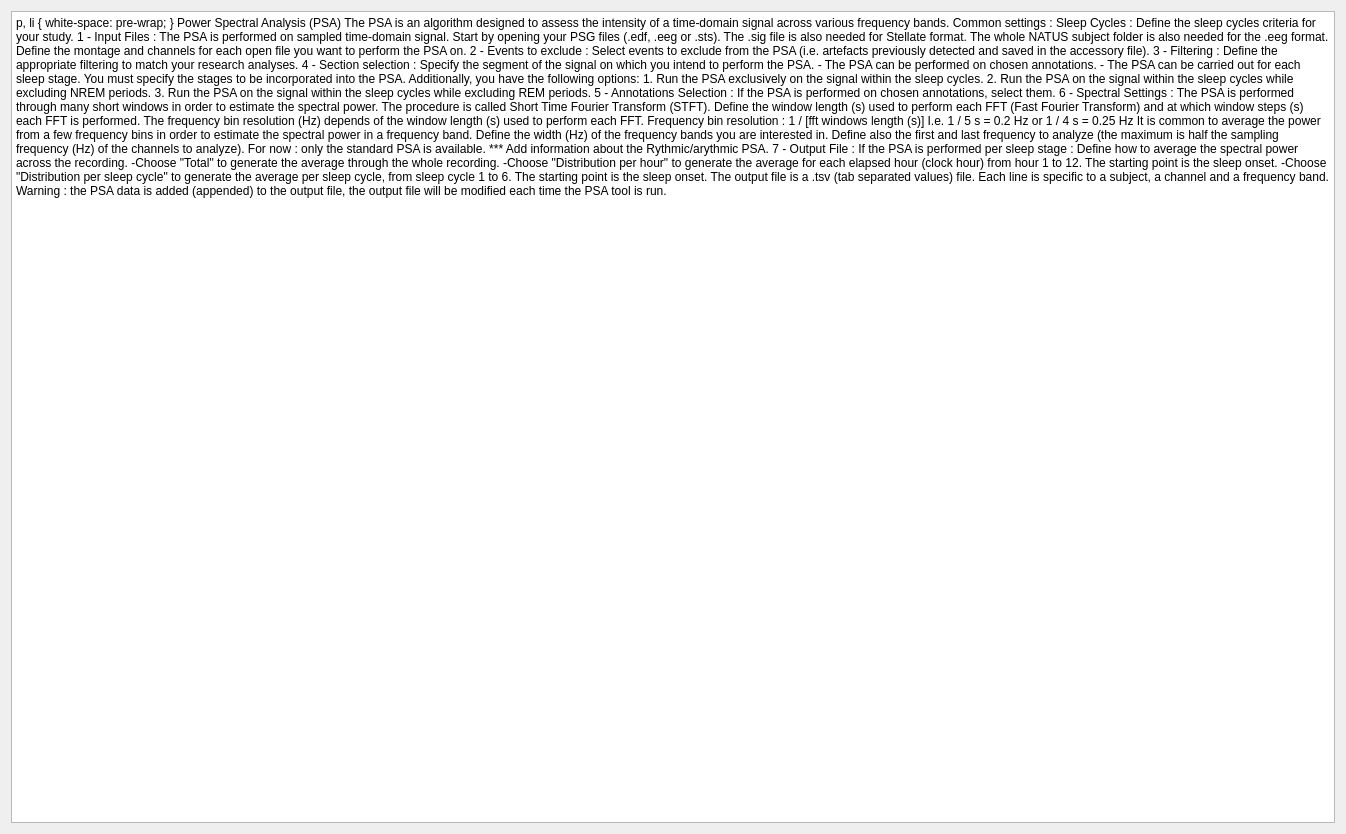
<?xml version="1.0" encoding="UTF-8"?>
<ui version="4.0">
 <class>IntroStep</class>
 <widget class="QWidget" name="IntroStep">
  <property name="geometry">
   <rect>
    <x>0</x>
    <y>0</y>
    <width>1346</width>
    <height>834</height>
   </rect>
  </property>
  <property name="windowTitle">
   <string/>
  </property>
  <property name="styleSheet">
   <string>font: 12pt &quot;Roboto&quot;;</string>
  </property>
  <layout class="QVBoxLayout" name="verticalLayout">
   <property name="spacing">
    <number>25</number>
   </property>
   <item>
    <widget class="QTextBrowser" name="textBrowser">
     <property name="html">
      <string>&lt;!DOCTYPE HTML PUBLIC &quot;-//W3C//DTD HTML 4.0//EN&quot; &quot;http://www.w3.org/TR/REC-html40/strict.dtd&quot;&gt;
&lt;html&gt;&lt;head&gt;&lt;meta name=&quot;qrichtext&quot; content=&quot;1&quot; /&gt;&lt;style type=&quot;text/css&quot;&gt;
p, li { white-space: pre-wrap; }
&lt;/style&gt;&lt;/head&gt;&lt;body style=&quot; font-family:'Roboto'; font-size:12pt; font-weight:400; font-style:normal;&quot;&gt;
&lt;p style=&quot;-qt-paragraph-type:empty; margin-top:0px; margin-bottom:0px; margin-left:0px; margin-right:0px; -qt-block-indent:0; text-indent:0px;&quot;&gt;&lt;br /&gt;&lt;/p&gt;
&lt;p style=&quot; margin-top:0px; margin-bottom:0px; margin-left:0px; margin-right:0px; -qt-block-indent:0; text-indent:0px;&quot;&gt;&lt;span style=&quot; font-weight:600;&quot;&gt;Power Spectral Analysis (PSA)&lt;/span&gt;&lt;/p&gt;
&lt;p style=&quot;-qt-paragraph-type:empty; margin-top:0px; margin-bottom:0px; margin-left:0px; margin-right:0px; -qt-block-indent:0; text-indent:0px; font-weight:600;&quot;&gt;&lt;br /&gt;&lt;/p&gt;
&lt;p style=&quot; margin-top:0px; margin-bottom:0px; margin-left:0px; margin-right:0px; -qt-block-indent:0; text-indent:0px;&quot;&gt;The PSA is an algorithm designed to assess the intensity of a time-domain signal across various frequency bands.&lt;/p&gt;
&lt;p style=&quot;-qt-paragraph-type:empty; margin-top:0px; margin-bottom:0px; margin-left:0px; margin-right:0px; -qt-block-indent:0; text-indent:0px;&quot;&gt;&lt;br /&gt;&lt;/p&gt;
&lt;p style=&quot; margin-top:0px; margin-bottom:0px; margin-left:0px; margin-right:0px; -qt-block-indent:0; text-indent:0px;&quot;&gt;Common settings : &lt;/p&gt;
&lt;p style=&quot; margin-top:0px; margin-bottom:0px; margin-left:0px; margin-right:0px; -qt-block-indent:0; text-indent:0px;&quot;&gt;    Sleep Cycles : Define the sleep cycles criteria for your study. &lt;/p&gt;
&lt;p style=&quot;-qt-paragraph-type:empty; margin-top:0px; margin-bottom:0px; margin-left:0px; margin-right:0px; -qt-block-indent:0; text-indent:0px;&quot;&gt;&lt;br /&gt;&lt;/p&gt;
&lt;p style=&quot; margin-top:0px; margin-bottom:0px; margin-left:0px; margin-right:0px; -qt-block-indent:0; text-indent:0px;&quot;&gt;&lt;span style=&quot; text-decoration: underline;&quot;&gt;1 - Input Files :&lt;/span&gt;&lt;/p&gt;
&lt;p style=&quot; margin-top:0px; margin-bottom:0px; margin-left:0px; margin-right:0px; -qt-block-indent:0; text-indent:0px;&quot;&gt;    The PSA is performed on sampled time-domain signal.  Start by opening your PSG files (.edf, .eeg or .sts).  &lt;/p&gt;
&lt;p style=&quot; margin-top:0px; margin-bottom:0px; margin-left:0px; margin-right:0px; -qt-block-indent:0; text-indent:0px;&quot;&gt;    The .sig file is also needed for Stellate format.  The whole NATUS subject folder is also needed for the .eeg format.  &lt;/p&gt;
&lt;p style=&quot; margin-top:0px; margin-bottom:0px; margin-left:0px; margin-right:0px; -qt-block-indent:0; text-indent:0px;&quot;&gt;    Define the montage and channels for each open file you want to perform the PSA on.&lt;/p&gt;
&lt;p style=&quot;-qt-paragraph-type:empty; margin-top:0px; margin-bottom:0px; margin-left:0px; margin-right:0px; -qt-block-indent:0; text-indent:0px;&quot;&gt;&lt;br /&gt;&lt;/p&gt;
&lt;p style=&quot; margin-top:0px; margin-bottom:0px; margin-left:0px; margin-right:0px; -qt-block-indent:0; text-indent:0px;&quot;&gt;&lt;span style=&quot; text-decoration: underline;&quot;&gt;2 - Events to exclude :&lt;/span&gt;&lt;/p&gt;
&lt;p style=&quot; margin-top:0px; margin-bottom:0px; margin-left:0px; margin-right:0px; -qt-block-indent:0; text-indent:0px;&quot;&gt;    Select events to exclude from the PSA (i.e. artefacts previously detected and saved in the accessory file).&lt;/p&gt;
&lt;p style=&quot;-qt-paragraph-type:empty; margin-top:0px; margin-bottom:0px; margin-left:0px; margin-right:0px; -qt-block-indent:0; text-indent:0px;&quot;&gt;&lt;br /&gt;&lt;/p&gt;
&lt;p style=&quot; margin-top:0px; margin-bottom:0px; margin-left:0px; margin-right:0px; -qt-block-indent:0; text-indent:0px;&quot;&gt;&lt;span style=&quot; text-decoration: underline;&quot;&gt;3 - Filtering :&lt;/span&gt; &lt;/p&gt;
&lt;p style=&quot; margin-top:0px; margin-bottom:0px; margin-left:0px; margin-right:0px; -qt-block-indent:0; text-indent:0px;&quot;&gt;    Define the appropriate filtering to match your research analyses.&lt;/p&gt;
&lt;p style=&quot;-qt-paragraph-type:empty; margin-top:0px; margin-bottom:0px; margin-left:0px; margin-right:0px; -qt-block-indent:0; text-indent:0px;&quot;&gt;&lt;br /&gt;&lt;/p&gt;
&lt;p style=&quot; margin-top:0px; margin-bottom:0px; margin-left:0px; margin-right:0px; -qt-block-indent:0; text-indent:0px;&quot;&gt;&lt;span style=&quot; text-decoration: underline;&quot;&gt;4 - Section selection :&lt;/span&gt; &lt;/p&gt;
&lt;p style=&quot; margin-top:0px; margin-bottom:0px; margin-left:0px; margin-right:0px; -qt-block-indent:0; text-indent:0px;&quot;&gt;    Specify the segment of the signal on which you intend to perform the PSA.&lt;/p&gt;
&lt;p style=&quot; margin-top:0px; margin-bottom:0px; margin-left:0px; margin-right:0px; -qt-block-indent:0; text-indent:0px;&quot;&gt;        - The PSA can be performed on chosen annotations.&lt;/p&gt;
&lt;p style=&quot; margin-top:0px; margin-bottom:0px; margin-left:0px; margin-right:0px; -qt-block-indent:0; text-indent:0px;&quot;&gt;        - The PSA can be carried out for each sleep stage. You must specify the stages to be incorporated into the PSA.&lt;/p&gt;
&lt;p style=&quot; margin-top:0px; margin-bottom:0px; margin-left:0px; margin-right:0px; -qt-block-indent:0; text-indent:0px;&quot;&gt;    Additionally, you have the following options:&lt;/p&gt;
&lt;p style=&quot; margin-top:0px; margin-bottom:0px; margin-left:0px; margin-right:0px; -qt-block-indent:0; text-indent:0px;&quot;&gt;        1. Run the PSA exclusively on the signal within the sleep cycles.&lt;/p&gt;
&lt;p style=&quot; margin-top:0px; margin-bottom:0px; margin-left:0px; margin-right:0px; -qt-block-indent:0; text-indent:0px;&quot;&gt;        2. Run the PSA on the signal within the sleep cycles while excluding NREM periods.&lt;/p&gt;
&lt;p style=&quot; margin-top:0px; margin-bottom:0px; margin-left:0px; margin-right:0px; -qt-block-indent:0; text-indent:0px;&quot;&gt;        3. Run the PSA on the signal within the sleep cycles while excluding REM periods.&lt;/p&gt;
&lt;p style=&quot;-qt-paragraph-type:empty; margin-top:0px; margin-bottom:0px; margin-left:0px; margin-right:0px; -qt-block-indent:0; text-indent:0px;&quot;&gt;&lt;br /&gt;&lt;/p&gt;
&lt;p style=&quot; margin-top:0px; margin-bottom:0px; margin-left:0px; margin-right:0px; -qt-block-indent:0; text-indent:0px;&quot;&gt;&lt;span style=&quot; text-decoration: underline;&quot;&gt;5 - Annotations Selection : &lt;/span&gt;&lt;/p&gt;
&lt;p style=&quot; margin-top:0px; margin-bottom:0px; margin-left:0px; margin-right:0px; -qt-block-indent:0; text-indent:0px;&quot;&gt;    If the PSA is performed on chosen annotations, select them.&lt;/p&gt;
&lt;p style=&quot;-qt-paragraph-type:empty; margin-top:0px; margin-bottom:0px; margin-left:0px; margin-right:0px; -qt-block-indent:0; text-indent:0px;&quot;&gt;&lt;br /&gt;&lt;/p&gt;
&lt;p style=&quot; margin-top:0px; margin-bottom:0px; margin-left:0px; margin-right:0px; -qt-block-indent:0; text-indent:0px;&quot;&gt;&lt;span style=&quot; text-decoration: underline;&quot;&gt;6 - Spectral Settings :&lt;/span&gt;&lt;/p&gt;
&lt;p style=&quot; margin-top:0px; margin-bottom:0px; margin-left:0px; margin-right:0px; -qt-block-indent:0; text-indent:0px;&quot;&gt;    The PSA is performed through many short windows in order to estimate the spectral power.  The procedure is called Short Time Fourier Transform (STFT).&lt;/p&gt;
&lt;p style=&quot; margin-top:0px; margin-bottom:0px; margin-left:0px; margin-right:0px; -qt-block-indent:0; text-indent:0px;&quot;&gt;    Define the window length (s) used to perform each FFT (Fast Fourier Transform) and at which window steps (s) each FFT is performed.&lt;/p&gt;
&lt;p style=&quot; margin-top:0px; margin-bottom:0px; margin-left:0px; margin-right:0px; -qt-block-indent:0; text-indent:0px;&quot;&gt;    The frequency bin resolution (Hz) depends of the window length (s) used to perform each FFT.&lt;/p&gt;
&lt;p style=&quot; margin-top:0px; margin-bottom:0px; margin-left:0px; margin-right:0px; -qt-block-indent:0; text-indent:0px;&quot;&gt;    Frequency bin resolution : 1 / [fft windows length (s)]&lt;/p&gt;
&lt;p style=&quot; margin-top:0px; margin-bottom:0px; margin-left:0px; margin-right:0px; -qt-block-indent:0; text-indent:0px;&quot;&gt;        I.e. 1 / 5 s = 0.2 Hz or 1 / 4 s = 0.25 Hz&lt;/p&gt;
&lt;p style=&quot;-qt-paragraph-type:empty; margin-top:0px; margin-bottom:0px; margin-left:0px; margin-right:0px; -qt-block-indent:0; text-indent:0px;&quot;&gt;&lt;br /&gt;&lt;/p&gt;
&lt;p style=&quot; margin-top:0px; margin-bottom:0px; margin-left:0px; margin-right:0px; -qt-block-indent:0; text-indent:0px;&quot;&gt;    It is common to average the power from a few frequency bins in order to estimate the spectral power in a frequency band.&lt;/p&gt;
&lt;p style=&quot; margin-top:0px; margin-bottom:0px; margin-left:0px; margin-right:0px; -qt-block-indent:0; text-indent:0px;&quot;&gt;    Define the width (Hz) of the frequency bands you are interested in. &lt;/p&gt;
&lt;p style=&quot; margin-top:0px; margin-bottom:0px; margin-left:0px; margin-right:0px; -qt-block-indent:0; text-indent:0px;&quot;&gt;    Define also the first and last frequency to analyze (the maximum is half the sampling frequency (Hz) of the channels to analyze).&lt;/p&gt;
&lt;p style=&quot;-qt-paragraph-type:empty; margin-top:0px; margin-bottom:0px; margin-left:0px; margin-right:0px; -qt-block-indent:0; text-indent:0px;&quot;&gt;&lt;br /&gt;&lt;/p&gt;
&lt;p style=&quot; margin-top:0px; margin-bottom:0px; margin-left:0px; margin-right:0px; -qt-block-indent:0; text-indent:0px;&quot;&gt;    For now : only the standard PSA is available. *** Add information about the Rythmic/arythmic PSA.&lt;/p&gt;
&lt;p style=&quot;-qt-paragraph-type:empty; margin-top:0px; margin-bottom:0px; margin-left:0px; margin-right:0px; -qt-block-indent:0; text-indent:0px;&quot;&gt;&lt;br /&gt;&lt;/p&gt;
&lt;p style=&quot; margin-top:0px; margin-bottom:0px; margin-left:0px; margin-right:0px; -qt-block-indent:0; text-indent:0px;&quot;&gt;&lt;span style=&quot; text-decoration: underline;&quot;&gt;7 - Output File :&lt;/span&gt;&lt;/p&gt;
&lt;p style=&quot; margin-top:0px; margin-bottom:0px; margin-left:0px; margin-right:0px; -qt-block-indent:0; text-indent:0px;&quot;&gt;    If the PSA is performed per sleep stage :  &lt;/p&gt;
&lt;p style=&quot; margin-top:0px; margin-bottom:0px; margin-left:0px; margin-right:0px; -qt-block-indent:0; text-indent:0px;&quot;&gt;        Define how to average the spectral power across the recording.&lt;/p&gt;
&lt;p style=&quot; margin-top:0px; margin-bottom:0px; margin-left:0px; margin-right:0px; -qt-block-indent:0; text-indent:0px;&quot;&gt;            -Choose &amp;quot;Total&amp;quot; to generate the average through the whole recording.&lt;/p&gt;
&lt;p style=&quot; margin-top:0px; margin-bottom:0px; margin-left:0px; margin-right:0px; -qt-block-indent:0; text-indent:0px;&quot;&gt;            -Choose &amp;quot;Distribution per hour&amp;quot; to generate the average for each elapsed hour (clock hour) from hour 1 to 12. The starting point is the sleep onset.&lt;/p&gt;
&lt;p style=&quot; margin-top:0px; margin-bottom:0px; margin-left:0px; margin-right:0px; -qt-block-indent:0; text-indent:0px;&quot;&gt;            -Choose &amp;quot;Distribution per sleep cycle&amp;quot; to generate the average per sleep cycle, from sleep cycle 1 to 6.  The starting point is the sleep onset.&lt;/p&gt;
&lt;p style=&quot;-qt-paragraph-type:empty; margin-top:0px; margin-bottom:0px; margin-left:0px; margin-right:0px; -qt-block-indent:0; text-indent:0px;&quot;&gt;&lt;br /&gt;&lt;/p&gt;
&lt;p style=&quot; margin-top:0px; margin-bottom:0px; margin-left:0px; margin-right:0px; -qt-block-indent:0; text-indent:0px;&quot;&gt;    The output file is a .tsv (tab separated values) file. Each line is specific to a subject, a channel and a frequency band. &lt;/p&gt;
&lt;p style=&quot; margin-top:0px; margin-bottom:0px; margin-left:0px; margin-right:0px; -qt-block-indent:0; text-indent:0px;&quot;&gt;    Warning : the PSA data is added (appended) to the output file, the output file will be modified each time the PSA tool is run.&lt;/p&gt;
&lt;p style=&quot;-qt-paragraph-type:empty; margin-top:0px; margin-bottom:0px; margin-left:0px; margin-right:0px; -qt-block-indent:0; text-indent:0px;&quot;&gt;&lt;br /&gt;&lt;/p&gt;&lt;/body&gt;&lt;/html&gt;</string>
     </property>
    </widget>
   </item>
  </layout>
 </widget>
 <resources>
  <include location="../../../../../snooz-toolbox/src/main/python/ui/themes/themes.qrc"/>
 </resources>
 <connections/>
</ui>
